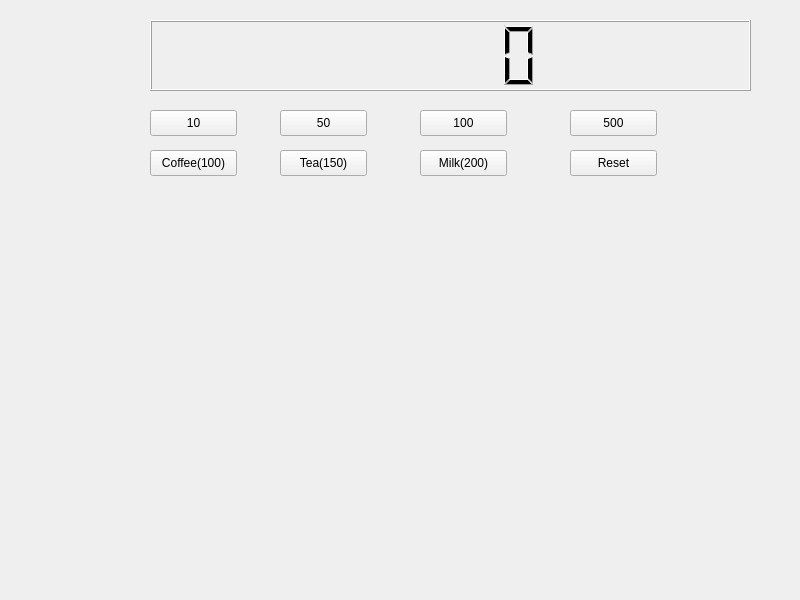
<?xml version="1.0" encoding="UTF-8"?>
<ui version="4.0">
 <class>Widget</class>
 <widget class="QWidget" name="Widget">
  <property name="geometry">
   <rect>
    <x>0</x>
    <y>0</y>
    <width>800</width>
    <height>600</height>
   </rect>
  </property>
  <property name="windowTitle">
   <string>Widget</string>
  </property>
  <widget class="QLCDNumber" name="lcdNumber">
   <property name="geometry">
    <rect>
     <x>150</x>
     <y>20</y>
     <width>601</width>
     <height>71</height>
    </rect>
   </property>
  </widget>
  <widget class="QPushButton" name="pb10">
   <property name="geometry">
    <rect>
     <x>150</x>
     <y>110</y>
     <width>87</width>
     <height>26</height>
    </rect>
   </property>
   <property name="text">
    <string>10</string>
   </property>
  </widget>
  <widget class="QPushButton" name="pb50">
   <property name="geometry">
    <rect>
     <x>280</x>
     <y>110</y>
     <width>87</width>
     <height>26</height>
    </rect>
   </property>
   <property name="text">
    <string>50</string>
   </property>
  </widget>
  <widget class="QPushButton" name="pb100">
   <property name="geometry">
    <rect>
     <x>420</x>
     <y>110</y>
     <width>87</width>
     <height>26</height>
    </rect>
   </property>
   <property name="text">
    <string>100</string>
   </property>
  </widget>
  <widget class="QPushButton" name="PB500">
   <property name="geometry">
    <rect>
     <x>570</x>
     <y>110</y>
     <width>87</width>
     <height>26</height>
    </rect>
   </property>
   <property name="text">
    <string>500</string>
   </property>
  </widget>
  <widget class="QPushButton" name="pbCoffee">
   <property name="geometry">
    <rect>
     <x>150</x>
     <y>150</y>
     <width>87</width>
     <height>26</height>
    </rect>
   </property>
   <property name="text">
    <string>Coffee(100)</string>
   </property>
  </widget>
  <widget class="QPushButton" name="pbTea">
   <property name="geometry">
    <rect>
     <x>280</x>
     <y>150</y>
     <width>87</width>
     <height>26</height>
    </rect>
   </property>
   <property name="text">
    <string>Tea(150)</string>
   </property>
  </widget>
  <widget class="QPushButton" name="pbMilk">
   <property name="geometry">
    <rect>
     <x>420</x>
     <y>150</y>
     <width>87</width>
     <height>26</height>
    </rect>
   </property>
   <property name="text">
    <string>Milk(200)</string>
   </property>
  </widget>
  <widget class="QPushButton" name="pbReset">
   <property name="geometry">
    <rect>
     <x>570</x>
     <y>150</y>
     <width>87</width>
     <height>26</height>
    </rect>
   </property>
   <property name="text">
    <string>Reset</string>
   </property>
  </widget>
 </widget>
 <resources/>
 <connections/>
</ui>
